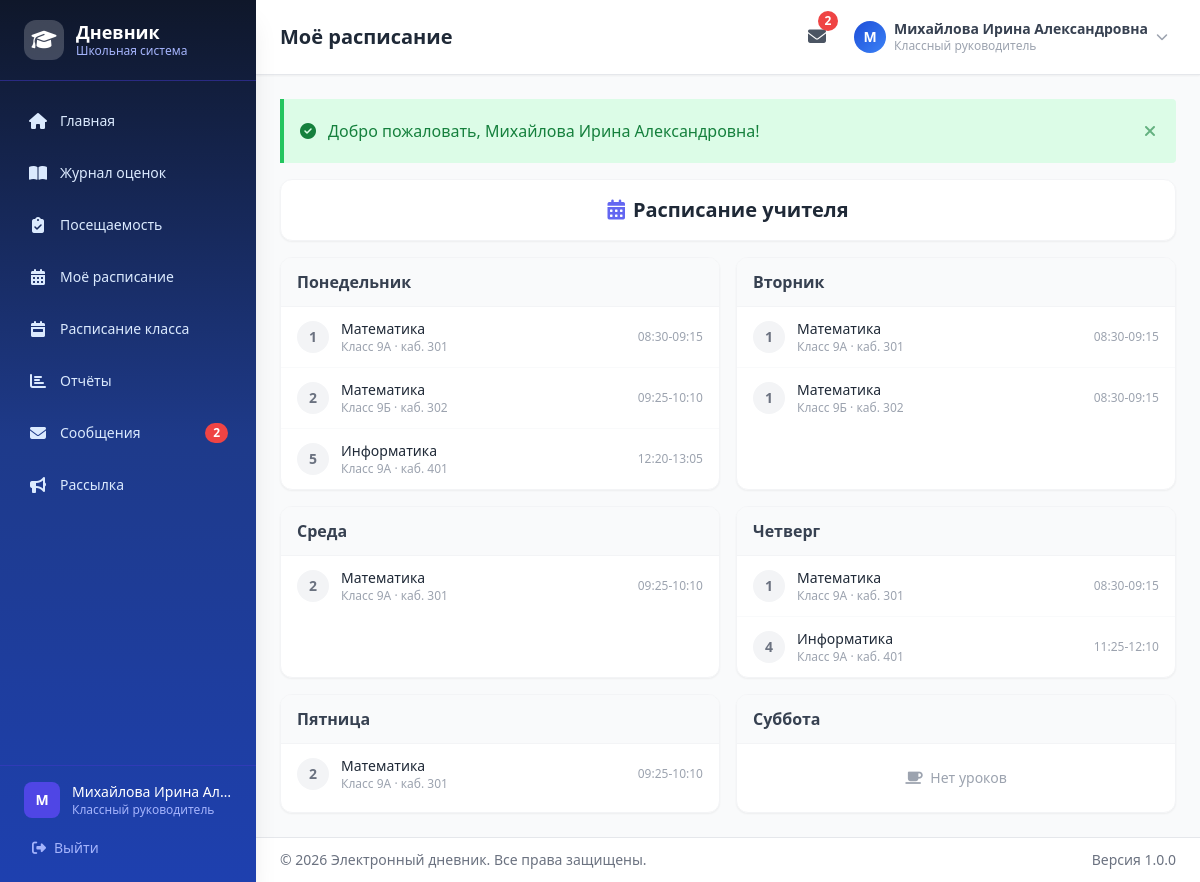
Before: /schedule/my-schedule (signed in) with the older database file.
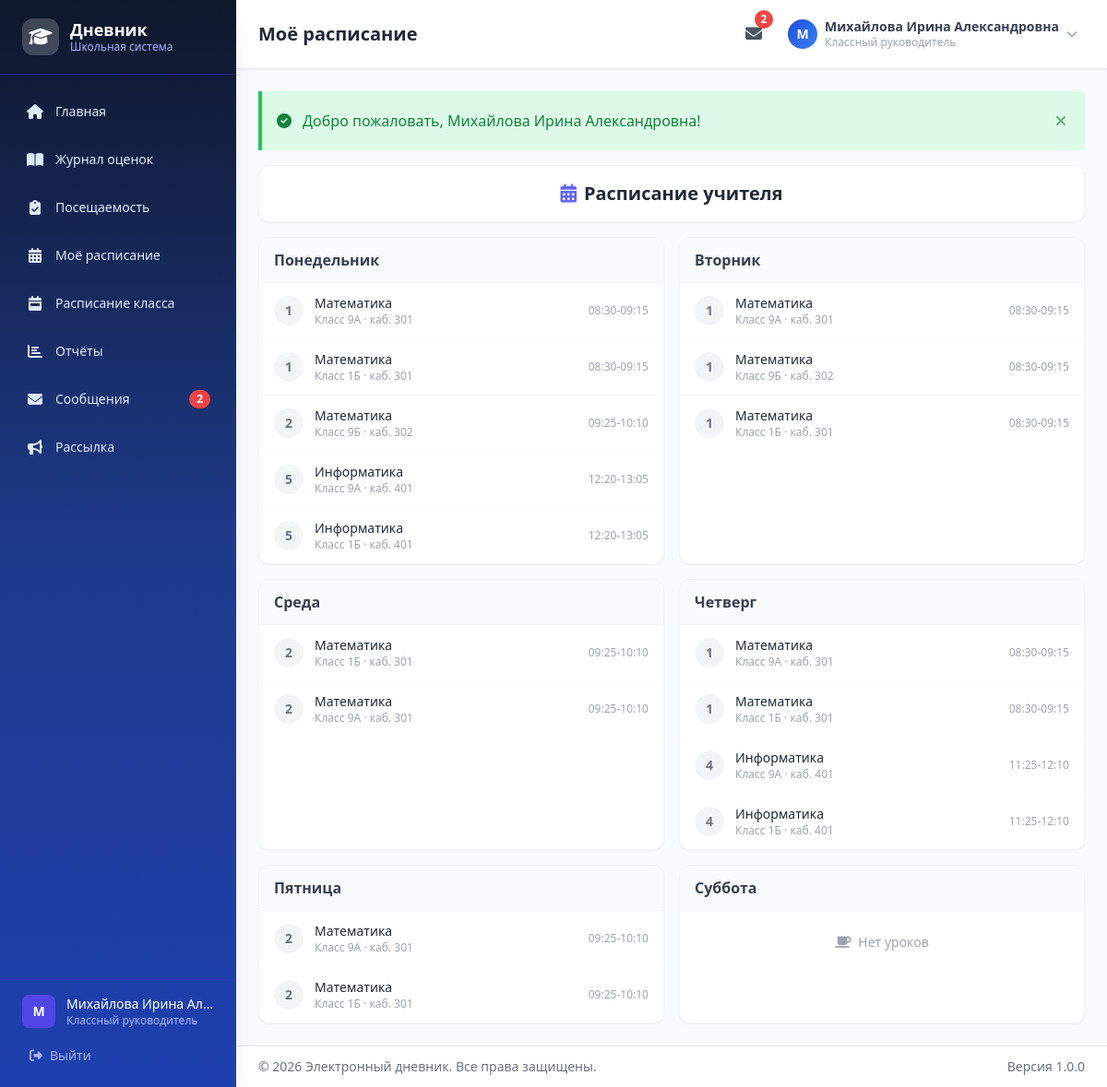
After: the same page with the newer database file.
### tables this page shows
CREATE TABLE `teachers` (
  `id` int NOT NULL,
  `user_id` int NOT NULL,
  `is_class_teacher` tinyint(1) DEFAULT '0'
);

CREATE TABLE `users` (
  `id` int NOT NULL,
  `login` varchar(100) NOT NULL,
  `password_hash` varchar(255) NOT NULL,
  `full_name` varchar(255) NOT NULL,
  `email` varchar(255) DEFAULT NULL,
  `phone` varchar(20) DEFAULT NULL,
  `role_id` int NOT NULL,
  `is_active` tinyint(1) DEFAULT '1',
  `last_login` timestamp NULL DEFAULT NULL,
  `created_at` timestamp NULL DEFAULT CURRENT_TIMESTAMP,
  `updated_at` timestamp NULL DEFAULT CURRENT_TIMESTAMP ON UPDATE CURRENT_TIMESTAMP
);

CREATE TABLE `schedule` (
  `id` int NOT NULL,
  `class_id` int NOT NULL,
  `subject_id` int NOT NULL,
  `teacher_id` int NOT NULL,
  `day_of_week` tinyint NOT NULL COMMENT '1=Пн, 2=Вт, 3=Ср, 4=Чт, 5=Пт, 6=Сб',
  `lesson_order` tinyint NOT NULL COMMENT 'Номер урока 1-10',
  `time_start` time NOT NULL,
  `time_end` time NOT NULL,
  `room` varchar(20) DEFAULT NULL
);

CREATE TABLE `subjects` (
  `id` int NOT NULL,
  `name` varchar(100) NOT NULL
);

CREATE TABLE `classes` (
  `id` int NOT NULL,
  `name` varchar(10) NOT NULL,
  `year` int NOT NULL,
  `class_teacher_id` int DEFAULT NULL
);

### controllers/ScheduleController.php (called while the page is built, shortened)
<?php
class ScheduleController {
    private $scheduleModel;
    private $teacherModel;
    private $studentModel;
    public function __construct() {
        require_once __DIR__ . '/../models/Schedule.php';
        require_once __DIR__ . '/../models/Teacher.php';
        $this->scheduleModel = new ScheduleModel();
        $this->teacherModel = new Teacher();
        $this->studentModel = new Student();
    }
    public function mySchedule() {
        $pageTitle = 'Моё расписание';
        $role = currentRole();
        $schedule = [];
        $title = '';
        if (in_array($role, ['teacher', 'class_teacher'])) {
            $teacher = $this->teacherModel->findByUserId(currentUserId());
            if ($teacher) {
                $schedule = $this->scheduleModel->getByTeacherStructured($teacher['id']);
                $title = 'Расписание учителя';
            }
        } elseif ($role === 'student') {
            $student = $this->studentModel->findByUserId(currentUserId());
            if ($student) {
                $schedule = $this->scheduleModel->getByClassStructured($student['class_id']);
                $title = 'Расписание класса ' . $student['class_name'];
            }
        }
        $currentLesson = ScheduleModel::getCurrentLesson();
        $todayDow = (int)date('N');
        require __DIR__ . '/../views/layout/header.php';
        require __DIR__ . '/../views/schedule/my-schedule.php';
        require __DIR__ . '/../views/layout/footer.php';
    }
}

### config/database.php (called while the page is built, shortened)
<?php
function getDB() {
    static $pdo = null;
    if ($pdo === null) {
        $dsn = sprintf(
            'mysql:host=%s;port=%s;dbname=%s;charset=%s',
            DB_HOST, DB_PORT, DB_NAME, DB_CHARSET
        );
        $options = [
            PDO::ATTR_ERRMODE            => PDO::ERRMODE_EXCEPTION,
            PDO::ATTR_DEFAULT_FETCH_MODE => PDO::FETCH_ASSOC,
            PDO::ATTR_EMULATE_PREPARES   => false,
            PDO::MYSQL_ATTR_INIT_COMMAND => "SET NAMES " . DB_CHARSET,
        ];
        try {
            $pdo = new PDO($dsn, DB_USER, DB_PASS, $options);
        } catch (PDOException $e) {
            if (defined('APP_DEBUG') && APP_DEBUG) {
                die('Ошибка подключения к БД: ' . $e->getMessage());
            } else {
                die('Ошибка подключения к базе данных.');
            }
        }
    }
    return $pdo;
}

### includes/auth.php (called while the page is built, shortened)
<?php
function isLoggedIn() {
    return isset($_SESSION['user_id']) && !empty($_SESSION['user_id']);
}
function currentUser() {
    return [
        'id'        => $_SESSION['user_id'],
        'login'     => $_SESSION['user_login'],
        'full_name' => $_SESSION['user_full_name'],
        'role'      => $_SESSION['user_role'],
        'role_name' => $_SESSION['user_role_name'],
        'email'     => $_SESSION['user_email'] ?? '',
    ];
}
function currentUserId() {
    return $_SESSION['user_id'] ?? null;
}

### models/Teacher.php (called while the page is built, shortened)
<?php
class Teacher {
    private $db;
    public function __construct() {
        $this->db = getDB();
    }
    public function findByUserId($userId) {
        $stmt = $this->db->prepare("
            SELECT t.*, u.full_name, u.email
            FROM teachers t
            JOIN users u ON t.user_id = u.id
            WHERE t.user_id = :user_id
        ");
        $stmt->execute([':user_id' => $userId]);
        return $stmt->fetch();
    }
}

### models/Message.php (called while the page is built, shortened)
<?php
class Message {
    private $db;
    public function __construct() {
        $this->db = getDB();
    }
    public function getUnreadCount($userId) {
        $stmt = $this->db->prepare("
            SELECT COUNT(*) as cnt FROM messages
            WHERE receiver_id = :user_id AND is_read = 0
        ");
        $stmt->execute([':user_id' => $userId]);
        $result = $stmt->fetch();
        return (int)$result['cnt'];
    }
}

### models/Schedule.php (called while the page is built, shortened)
<?php
class ScheduleModel {
    private $db;
    public function __construct() {
        $this->db = getDB();
    }
    public function getByTeacher($teacherId) {
        $stmt = $this->db->prepare("
            SELECT sc.*, s.name as subject_name, c.name as class_name
            FROM schedule sc
            JOIN subjects s ON sc.subject_id = s.id
            JOIN classes c ON sc.class_id = c.id
            WHERE sc.teacher_id = :teacher_id
            ORDER BY sc.day_of_week, sc.lesson_order
        ");
        $stmt->execute([':teacher_id' => $teacherId]);
        return $stmt->fetchAll();
    }
    public function getByTeacherStructured($teacherId) {
        $lessons = $this->getByTeacher($teacherId);
        $structured = [];
        foreach ($lessons as $lesson) {
            $day = $lesson['day_of_week'];
            $structured[$day][] = $lesson;
        }
        return $structured;
    }
}

### views/schedule/my-schedule.php (the view, shortened to what the rows shown need)
<div class="space-y-4">
    <?php if (!empty($title)): ?>
    <div class="bg-white rounded-xl shadow-sm border border-gray-100 p-4 text-center">
        <h2 class="text-xl font-bold text-gray-800">
            <i class="fas fa-calendar-alt text-indigo-500 mr-2"></i><?= e($title) ?>
        </h2>
    </div>
    <?php endif; ?>
    <?php if (!empty($schedule)): ?>
    <div class="grid grid-cols-1 lg:grid-cols-2 xl:grid-cols-3 gap-4">
        <?php for ($day = 1; $day <= 6; $day++):
            $dayLessons = $schedule[$day] ?? [];
            $isToday = ($day == $todayDow);
        ?>
        <div class="bg-white rounded-xl shadow-sm border <?= $isToday ? 'border-indigo-300 ring-2 ring-indigo-100' : 'border-gray-100' ?> overflow-hidden">
            <div class="px-4 py-3 <?= $isToday ? 'bg-indigo-50' : 'bg-gray-50' ?> border-b border-gray-100">
                <h3 class="font-bold <?= $isToday ? 'text-indigo-700' : 'text-gray-700' ?>">
                    <?= dayOfWeekName($day) ?>
                </h3>
            </div>
            <?php if (!empty($dayLessons)): ?>
            <div class="divide-y divide-gray-50">
                <?php foreach ($dayLessons as $lesson):
                    $isCurrent = ($isToday && $lesson['lesson_order'] == $currentLesson);
                ?>
                <div class="flex items-center gap-3 px-4 py-3 <?= $isCurrent ? 'bg-indigo-50' : 'hover:bg-gray-50' ?> transition">
                    <div class="w-8 h-8 rounded-full <?= $isCurrent ? 'bg-indigo-500 text-white animate-pulse' : 'bg-gray-100 text-gray-500' ?> flex items-center justify-center font-bold text-sm flex-shrink-0">
                        <?= $lesson['lesson_order'] ?>
                    </div>
                    <div class="flex-1 min-w-0">
                        <p class="font-medium text-gray-800 text-sm truncate"><?= e($lesson['subject_name']) ?></p>
                        <p class="text-xs text-gray-400 truncate">
                            <?php if (isset($lesson['class_name'])): ?>
                                Класс <?= e($lesson['class_name']) ?>
                            <?php else: ?>
                                <?= e($lesson['teacher_name'] ?? '') ?>
                            <?php endif; ?>
                            <?php if (!empty($lesson['room'])): ?> · каб. <?= e($lesson['room']) ?><?php endif; ?>
                        </p>
                    </div>
                    <span class="text-xs text-gray-400 flex-shrink-0">
                        <?= date('H:i', strtotime($lesson['time_start'])) ?>-<?= date('H:i', strtotime($lesson['time_end'])) ?>
                    </span>
                </div>
                <?php endforeach; ?>
            </div>
            <?php else: ?>
            <div class="p-6 text-center text-gray-400 text-sm">
                <i class="fas fa-coffee mr-1"></i> Нет уроков
            </div>
            <?php endif; ?>
        </div>
        <?php endfor; ?>
    </div>
    <?php endif; ?>
</div>

### views/layout/header.php (shortened to what the rows shown need)
<?php
$currentUser = currentUser();
$unreadMessages = 0;
if ($currentUser) {
    require_once __DIR__ . '/../../models/Message.php';
    $msgModel = new Message();
    $unreadMessages = $msgModel->getUnreadCount($currentUser['id']);
}
?>
<!DOCTYPE html>
<html lang="ru" class="h-full">
<head>
    <script src="https://cdn.tailwindcss.com"></script>
    <link rel="stylesheet" href="https://cdnjs.cloudflare.com/ajax/libs/font-awesome/6.5.1/css/all.min.css">
    <link rel="stylesheet" href="<?= url('assets/css/style.css') ?>">
</head>
<body class="h-full bg-gray-50">
<div class="flex h-full">
    <?php require __DIR__ . '/sidebar.php'; ?>
    <div class="flex-1 flex flex-col min-h-screen lg:ml-64">
        <header class="bg-white shadow-sm border-b border-gray-200 sticky top-0 z-30">
            <div class="flex items-center justify-between px-4 lg:px-6 py-3">
                <h1 class="text-lg lg:text-xl font-bold text-gray-800 truncate">
                    <?= e($pageTitle ?? 'Главная панель') ?>
                </h1>
                <div class="flex items-center gap-3">
                    <a href="<?= url('messages/inbox') ?>" class="relative p-2 rounded-lg text-gray-600 hover:bg-gray-100 transition">
                        <i class="fas fa-envelope text-lg"></i>
                        <?php if ($unreadMessages > 0): ?>
                        <span class="absolute -top-1 -right-1 bg-red-500 text-white text-xs rounded-full w-5 h-5 flex items-center justify-center font-bold animate-pulse">
                            <?= $unreadMessages > 9 ? '9+' : $unreadMessages ?>
                        </span>
                        <?php endif; ?>
                    </a>
                    <div class="relative" id="profileDropdown">
                        <button onclick="toggleProfileMenu()" class="flex items-center gap-2 p-2 rounded-lg hover:bg-gray-100 transition">
                            <div class="w-8 h-8 bg-gradient-to-br from-blue-700 to-blue-500 rounded-full flex items-center justify-center text-white text-sm font-bold">
                                <?= mb_strtoupper(mb_substr($currentUser['full_name'], 0, 1)) ?>
                            </div>
                            <div class="hidden md:block text-left">
                                <p class="text-sm font-semibold text-gray-700 leading-tight"><?= e($currentUser['full_name']) ?></p>
                                <p class="text-xs text-gray-400"><?= e($currentUser['role_name']) ?></p>
                            </div>
                            <i class="fas fa-chevron-down text-xs text-gray-400 hidden md:block"></i>
                        </button>
                    </div>
                </div>
            </div>
        </header>
        <main class="flex-1 p-4 lg:p-6">

### views/layout/sidebar.php (shortened to what the rows shown need)
<?php
$currentUser = currentUser();
$role = currentRole();
$currentRoute = isset($_GET['route']) ? trim($_GET['route'], '/') : 'dashboard';
function isActive($route) {
    global $currentRoute;
    $current = trim($currentRoute, '/');
    $target  = trim($route, '/');
    if (strpos($target, '/') !== false) {
        return $current === $target;
    }
    $parts = explode('/', $current);
    return ($parts[0] ?? '') === $target;
}
function activeClass($route) {
    return isActive($route)
        ? 'bg-white/10 text-white shadow-md'
        : 'text-blue-100 hover:bg-white/10 hover:text-white';
}
$menuItems = [];
$menuItems[] = ['url' => 'dashboard', 'icon' => 'fa-home', 'label' => 'Главная'];
switch ($role) {
    case 'class_teacher':
        $menuItems[] = ['url' => 'grades/journal', 'icon' => 'fa-book-open', 'label' => 'Журнал оценок'];
        $menuItems[] = ['url' => 'attendance/mark', 'icon' => 'fa-clipboard-check', 'label' => 'Посещаемость'];
        $menuItems[] = ['url' => 'schedule/my-schedule', 'icon' => 'fa-calendar-alt', 'label' => 'Моё расписание'];
        $menuItems[] = ['url' => 'schedule/view', 'icon' => 'fa-calendar-week', 'label' => 'Расписание класса'];
        $menuItems[] = ['url' => 'reports', 'icon' => 'fa-chart-bar', 'label' => 'Отчёты'];
        $menuItems[] = ['url' => 'messages/inbox', 'icon' => 'fa-envelope', 'label' => 'Сообщения'];
        $menuItems[] = ['url' => 'messages/broadcast', 'icon' => 'fa-bullhorn', 'label' => 'Рассылка'];
        break;
}
?>
<aside id="sidebar" class="fixed inset-y-0 left-0 w-64 bg-gradient-to-b from-slate-900 via-blue-900 to-blue-800 transform -translate-x-full lg:translate-x-0 transition-transform duration-300 ease-in-out z-50 flex flex-col shadow-xl">
    <div class="flex items-center gap-3 px-6 py-5 border-b border-indigo-700/50">
        <div class="w-10 h-10 bg-white/20 rounded-xl flex items-center justify-center">
            <i class="fas fa-graduation-cap text-white text-xl"></i>
        </div>
        <div>
            <h2 class="text-white font-bold text-lg leading-tight">Дневник</h2>
            <p class="text-indigo-300 text-xs">Школьная система</p>
        </div>
    </div>
    <nav class="flex-1 px-3 py-4 overflow-y-auto">
        <ul class="space-y-1">
            <?php foreach ($menuItems as $item): ?>
            <li>
                <a href="<?= url($item['url']) ?>"
                   class="flex items-center gap-3 px-4 py-3 rounded-xl text-sm font-medium transition-all duration-200 <?= activeClass($item['url']) ?>">
                    <i class="fas <?= $item['icon'] ?> w-5 text-center text-base"></i>
                    <span><?= e($item['label']) ?></span>
                    <?php if ($item['icon'] === 'fa-envelope' && isset($unreadMessages) && $unreadMessages > 0): ?>
                    <span class="ml-auto bg-red-500 text-white text-xs px-2 py-0.5 rounded-full font-bold">
                        <?= $unreadMessages ?>
                    </span>
                    <?php endif; ?>
                </a>
            </li>
            <?php endforeach; ?>
        </ul>
    </nav>
    <div class="px-4 py-4 border-t border-indigo-700/50">
        <div class="flex items-center gap-3 px-2">
            <div class="w-9 h-9 bg-indigo-600 rounded-lg flex items-center justify-center text-white text-sm font-bold">
                <?= mb_strtoupper(mb_substr($currentUser['full_name'] ?? 'U', 0, 1)) ?>
            </div>
            <div class="flex-1 min-w-0">
                <p class="text-white text-sm font-medium truncate"><?= e($currentUser['full_name'] ?? '') ?></p>
                <p class="text-indigo-300 text-xs truncate"><?= e($currentUser['role_name'] ?? '') ?></p>
            </div>
        </div>
        <a href="<?= url('logout') ?>" class="mt-3 flex items-center gap-2 px-4 py-2 text-sm text-indigo-300 hover:text-white hover:bg-indigo-700/50 rounded-lg transition">
            <i class="fas fa-sign-out-alt"></i>
            <span>Выйти</span>
        </a>
    </div>
</aside>

Changed rows visible on the page:
added schedule: lesson_order "1", subject.name "Математика", class.name "1Б", room "301", time_start "08:30", time_end "09:15", shown under "Понедельник"
added schedule: lesson_order "5", subject.name "Информатика", class.name "1Б", room "401", time_start "12:20", time_end "13:05", shown under "Понедельник"
added schedule: lesson_order "1", subject.name "Математика", class.name "1Б", room "301", time_start "08:30", time_end "09:15", shown under "Вторник"
added schedule: lesson_order "2", subject.name "Математика", class.name "1Б", room "301", time_start "09:25", time_end "10:10", shown under "Среда"
added schedule: lesson_order "1", subject.name "Математика", class.name "1Б", room "301", time_start "08:30", time_end "09:15", shown under "Четверг"
added schedule: lesson_order "4", subject.name "Информатика", class.name "1Б", room "401", time_start "11:25", time_end "12:10", shown under "Четверг"
added schedule: lesson_order "2", subject.name "Математика", class.name "1Б", room "301", time_start "09:25", time_end "10:10", shown under "Пятница"
